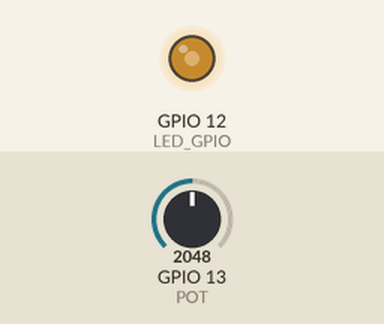
Recording of a sketch running on a simulated ESP32. Shown: output pins drawn as LEDs (lit = HIGH). The inputs (shaded band) are chosen by the test bench; at power-on: GPIO 13 (POT) = 2048.

Above: at 1.2 s.
1.3 s: GPIO 13 (POT) set to 2866
At 2.3 s:
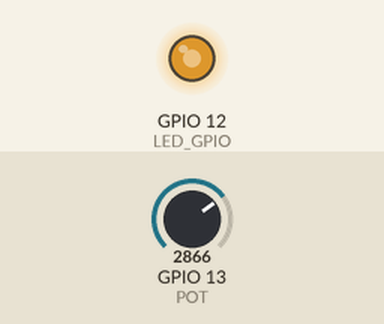
2.8 s: GPIO 13 (POT) set to 3603
At 3.4 s:
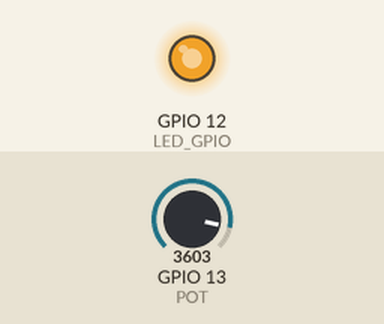
4.3 s: GPIO 13 (POT) set to 491
At 4.6 s:
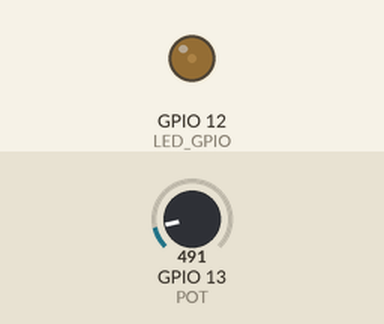
5.8 s: GPIO 13 (POT) set to 0
At 6.9 s:
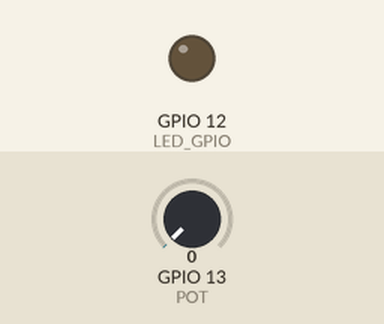
Timing chart, 0 to 8.3 s (numbered marks = the images above; inputs shaded):
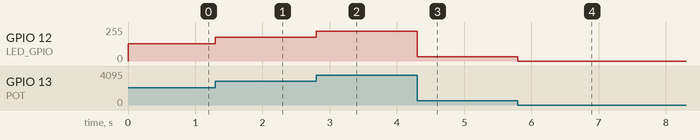

The sketch:

exp12-3.ino
```cpp
#define LED_GPIO  12
#define PWM_Freq  1000
#define PWM_Ch    0
#define PWM_Res   12
#define POT       13
int Pot_value = 0;
void setup()
{
  ledcAttachPin(LED_GPIO, PWM_Ch);
  ledcSetup(PWM_Ch, PWM_Freq, PWM_Res);
}

void loop()
{
  Pot_value = analogRead(POT);
  ledcWrite(PWM_Ch, Pot_value);
}
```

Measured:
- after the input at 1.3 s, GPIO 12 (LED_GPIO): 128/255 → 178/255 at once
- after the input at 2.8 s, GPIO 12 (LED_GPIO): 178/255 → 224/255 at once
- after the input at 4.3 s, GPIO 12 (LED_GPIO): 224/255 → 31/255 at once
- after the input at 5.8 s, GPIO 12 (LED_GPIO): 31/255 → 0/255 at once
